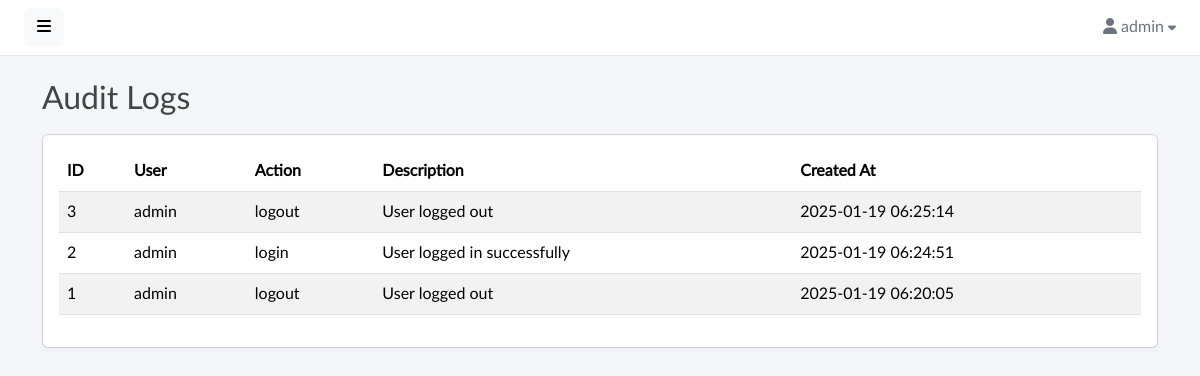
Screenshot of /audit-logs (signed in) with the database file from the repository.
### tables this page shows
CREATE TABLE `audit_logs` (
  `id` int(10) UNSIGNED NOT NULL,
  `user_id` int(11) DEFAULT NULL,
  `action` varchar(255) NOT NULL,
  `description` text NOT NULL,
  `created_at` timestamp NOT NULL DEFAULT current_timestamp(),
  `updated_at` timestamp NOT NULL DEFAULT current_timestamp() ON UPDATE current_timestamp()
);

CREATE TABLE `users` (
  `id` int(10) UNSIGNED NOT NULL,
  `name` varchar(100) NOT NULL,
  `email` varchar(255) NOT NULL,
  `password` varchar(255) NOT NULL,
  `created_at` timestamp NOT NULL DEFAULT current_timestamp(),
  `updated_at` timestamp NOT NULL DEFAULT current_timestamp() ON UPDATE current_timestamp()
);

### controllers/audit_logs.php (called while the page is built, shortened)
<?php
require_once __DIR__ . '/../core/AuditLog.php';
$config = require('config.php');
$db = new Database($config['database']);
$auditLogModel = new AuditLog($db);
$auditLogs = $auditLogModel->getAll();
require 'views/layout.view.php';

### index.php (called while the page is built, shortened)
<?php
require "Database.php";
require "router.php";

### config.php (called while the page is built)
<?php
return [
    'database' => [
        'host' => 'localhost',
        'port' => 3306,
        'dbname' => 'library_db',
        'charset' => 'utf8mb4',
    ],
];

### Database.php (called while the page is built, shortened)
<?php
class Database
{
    private $connection;
    public function __construct($config, $username = 'root', $password = '')
    {
        $dsn = sprintf(
            'mysql:host=%s;port=%d;dbname=%s;charset=%s',
            $config['host'] ?? 'localhost',
            $config['port'] ?? 3306,
            $config['dbname'] ?? '',
            $config['charset'] ?? 'utf8mb4'
        );
        try {
            $this->connection = new PDO($dsn, $username, $password, [
                PDO::ATTR_DEFAULT_FETCH_MODE => PDO::FETCH_ASSOC,
                PDO::ATTR_ERRMODE => PDO::ERRMODE_EXCEPTION,
            ]);
        } catch (PDOException $e) {
            throw new Exception('Database connection error: ' . $e->getMessage());
        }
    }
    public function query($query, $params = [])
    {
        $statement = $this->connection->prepare($query);
        $statement->execute($params);
        return $statement;
    }
}

### core/AuditLog.php (called while the page is built, shortened)
<?php
class AuditLog
{
    private $db;
    public function __construct(\Database $db)
    {
        $this->db = $db;
    }
    public function getAll()
    {
        $sql = "SELECT a.*, u.name AS user_name
                FROM audit_logs a
                LEFT JOIN users u ON a.user_id = u.id
                ORDER BY a.id DESC";
        return $this->db->query($sql)->fetchAll();
    }
}

### views/audit/index.view.php (the view)
<div class="container mt-4">
    <h2>Audit Logs</h2>
    <div class="card mt-3">
        <div class="card-body table-responsive">
            <table class="table table-striped">
                <thead>
                    <tr>
                        <th>ID</th>
                        <th>User</th>
                        <th>Action</th>
                        <th>Description</th>
                        <th>Created At</th>
                    </tr>
                </thead>
                <tbody>
                <?php if (!empty($auditLogs)): ?>
                    <?php foreach ($auditLogs as $log): ?>
                        <tr>
                            <td><?= htmlspecialchars($log['id']) ?></td>
                            <td><?= htmlspecialchars($log['user_name'] ?? 'N/A') ?></td>
                            <td><?= htmlspecialchars($log['action']) ?></td>
                            <td><?= htmlspecialchars($log['description']) ?></td>
                            <td><?= htmlspecialchars($log['created_at']) ?></td>
                        </tr>
                    <?php endforeach; ?>
                <?php else: ?>
                    <tr>
                        <td colspan="5" class="text-center">No audit logs found.</td>
                    </tr>
                <?php endif; ?>
                </tbody>
            </table>
        </div>
    </div>
</div>

### assets/css/master.css (style rules this page uses)
body, h1, .h1, h2, .h2, h3, .h3, h4, .h4, h5, .h5, h6, .h6, p, a, td { -moz-osx-font-smoothing: grayscale; -webkit-font-smoothing: antialiased; }
body { width: 100%; height: 100%; background: #f4f6fa; font-family: "Lato", "Helvetica Neue", Arial, Helvetica, sans-serif; font-size: 1rem; color: #444; }
.card { margin-bottom: 15px; box-shadow: rgba(35, 46, 60, .04) 0 2px 4px 0; }
.table td, .table th { vertical-align: middle; }

### rows the page displays
audit_logs: id "3", user.name "admin", action "logout", description "User logged out", created_at "2025-01-19 06:25:14"
audit_logs: id "2", user.name "admin", action "login", description "User logged in successfully", created_at "2025-01-19 06:24:51"
audit_logs: id "1", user.name "admin", action "logout", description "User logged out", created_at "2025-01-19 06:20:05"

### other values shown
$_SESSION['user_name'] "admin"
